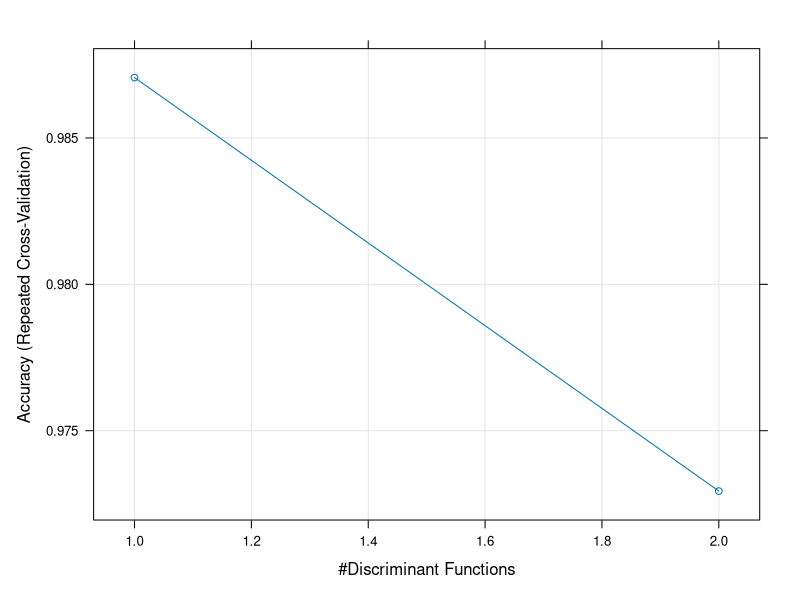

Reproduce this figure in R.
###########################################
##### Use the lda function in caret#########
###########################################

##### 
library(caret)
##### 

# Prepare training and test set:
n=25 # the number of training data in each class
NN=dim(iris)[1]/3# the total number of observations in each class
set.seed(983)
index_s=sample(which(iris$Species=="setosa"),n)
index_c=sample(which(iris$Species=="versicolor"),n)
index_v=sample(which(iris$Species=="virginica"),n)

# get training and test set
train_rand = rbind(iris[index_s,], iris[index_c,], iris[index_v,])
test_rand = rbind(iris[-c(index_s,index_c,index_v),])

##### 

# fit the lda model
ldaFit=train(train_rand[,-5],   # features
             train_rand[,5],    # labels
             method="lda",      # if method is "lda" then cant tune dimension
             trControl=trainControl(method = "none"))  # nothing to tune so this is "none"

ldaFit$finalModel   # obtain same output as Iris LDA


# prediction and calculate accuracy
pred=predict(ldaFit,test_rand[,-5])
acc=mean(pred==test_rand[,5])
acc

###########################################
##### Tune the dimension in lda#########
###########################################

##### 
# Tune the parameter by repeated CV
fitControl <- trainControl(## 10-fold CV
  method = "repeatedcv",
  number = 10,
  ## repeated ten times
  repeats = 5)

set.seed(836)

lda2Fit=train(train_rand[,-5],train_rand[,5],
              method="lda2",   # "lda2" allows us to tune the dimension
              trControl=fitControl)
plot(lda2Fit)

lda2Fit   # tells us the best model is when we use 1 dimension

lda2Fit$finalModel   # same output as using "lda" cuz this doesn't specify the final model 

#####
# prediction and calculate accuracy
pred2=predict(lda2Fit,test_rand[,-5])
acc2=mean(pred2==test_rand[,5])
acc2
